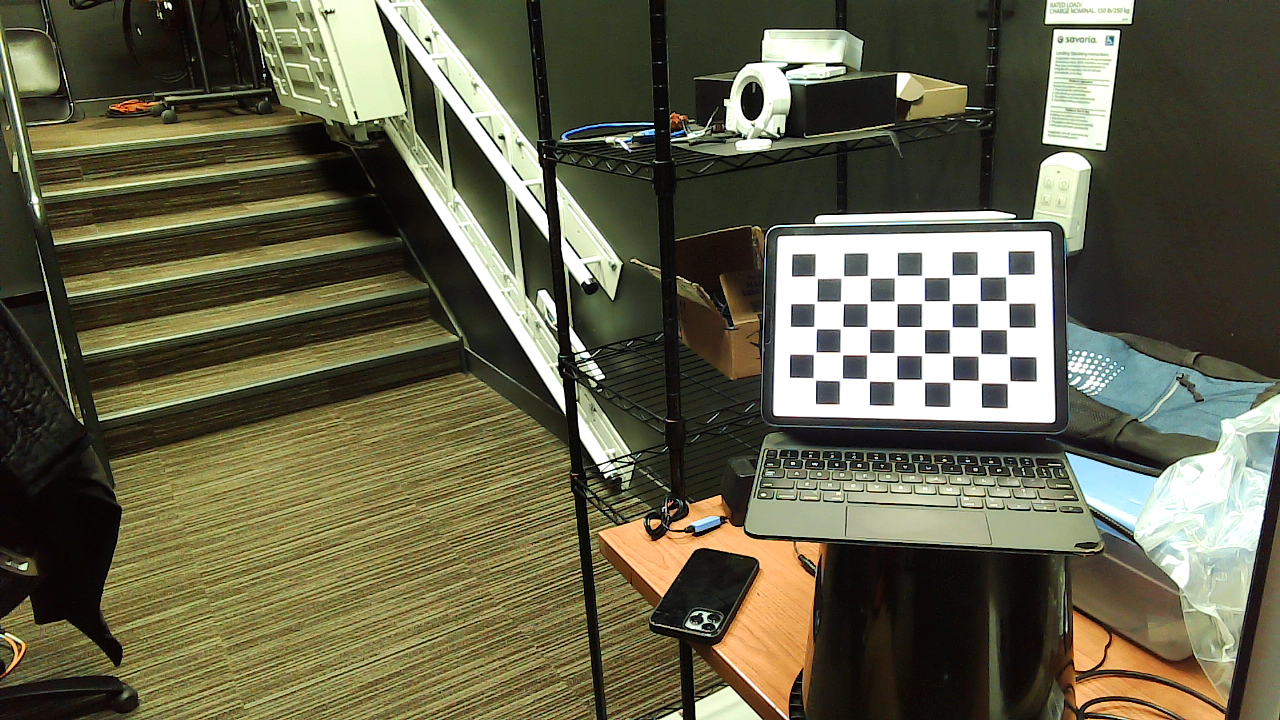
#> input picture belle_thesis/frames/camera0_0.png, 1280 x 720 px
$ python trackbar.py --input1 ../belle_thesis/frames/camera0_0.png --input2 ../belle_thesis/frames/camera1_0.png
#> lines starting #> are read from the running program, lines starting #| are printed output that depends on the picture
from __future__ import print_function
from __future__ import division
import cv2 as cv
import argparse
alpha_slider_max = 100
title_window = 'Linear Blend'
def on_trackbar(val):
    alpha = val / alpha_slider_max
    beta = ( 1.0 - alpha )
    dst = cv.addWeighted(src1, alpha, src2, beta, 0.0)
    cv.imshow(title_window, dst)

parser = argparse.ArgumentParser(description='Code for Adding a Trackbar to our applications tutorial.')
parser.add_argument('--input1', help='Path to the first input image.', default='LinuxLogo.jpg')
parser.add_argument('--input2', help='Path to the second input image.', default='WindowsLogo.jpg')
args = parser.parse_args()
src1 = cv.imread(cv.samples.findFile(args.input1))
#> src1 is the input picture: shape (720, 1280, 3); mean B, G, R 74, 97.4, 99.7
src2 = cv.imread(cv.samples.findFile(args.input2))
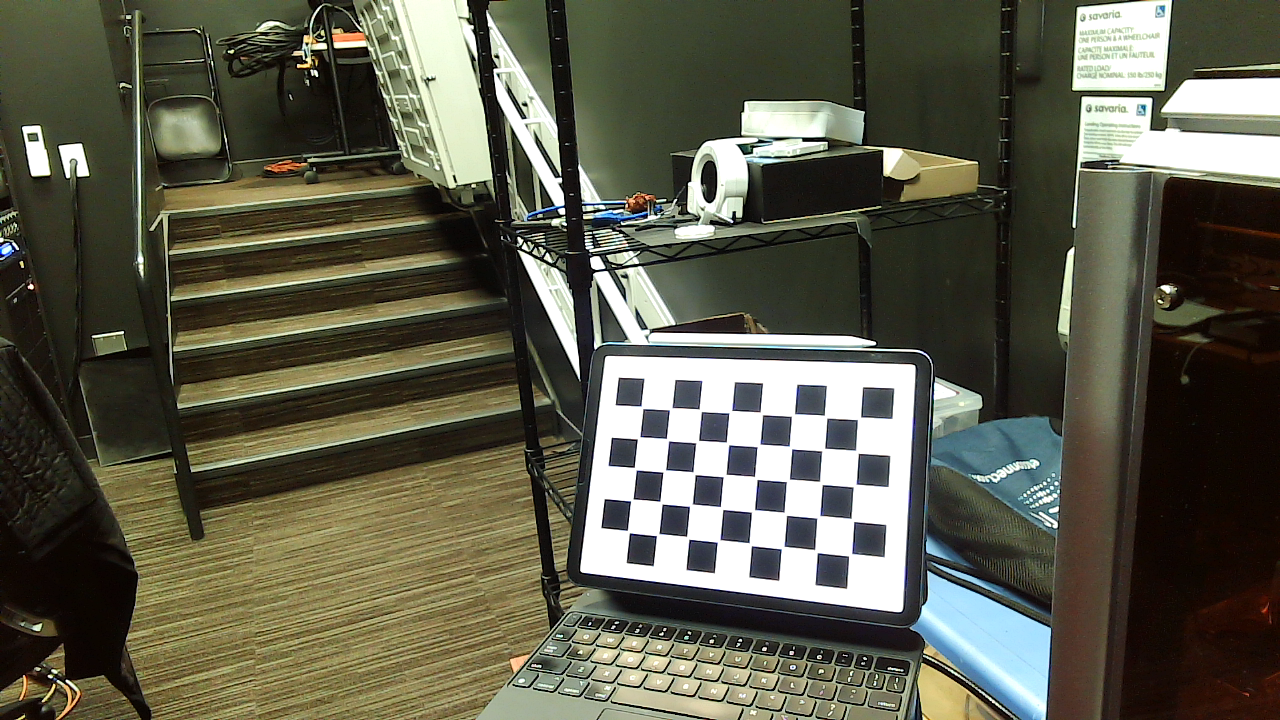
#> input picture belle_thesis/frames/camera1_0.png, 1280 x 720 px
#> src2 is the input picture: shape (720, 1280, 3); mean B, G, R 75.6, 92, 92.6
if src1 is None:
    print('Could not open or find the image: ', args.input1)
    exit(0)
if src2 is None:
    print('Could not open or find the image: ', args.input2)
    exit(0)
cv.namedWindow(title_window)
trackbar_name = 'Alpha x %d' % alpha_slider_max
cv.createTrackbar(trackbar_name, title_window , 0, alpha_slider_max, on_trackbar)
#> slider 'Alpha x 100' is set to 33
# Show some stuff
on_trackbar(0)
# Wait until user press some key
cv.waitKey()
#> call 2 of on_trackbar, with val = 33
#> in on_trackbar (call 2), `dst = cv.addWeighted(src1, alpha, src2, beta, 0.0)`:
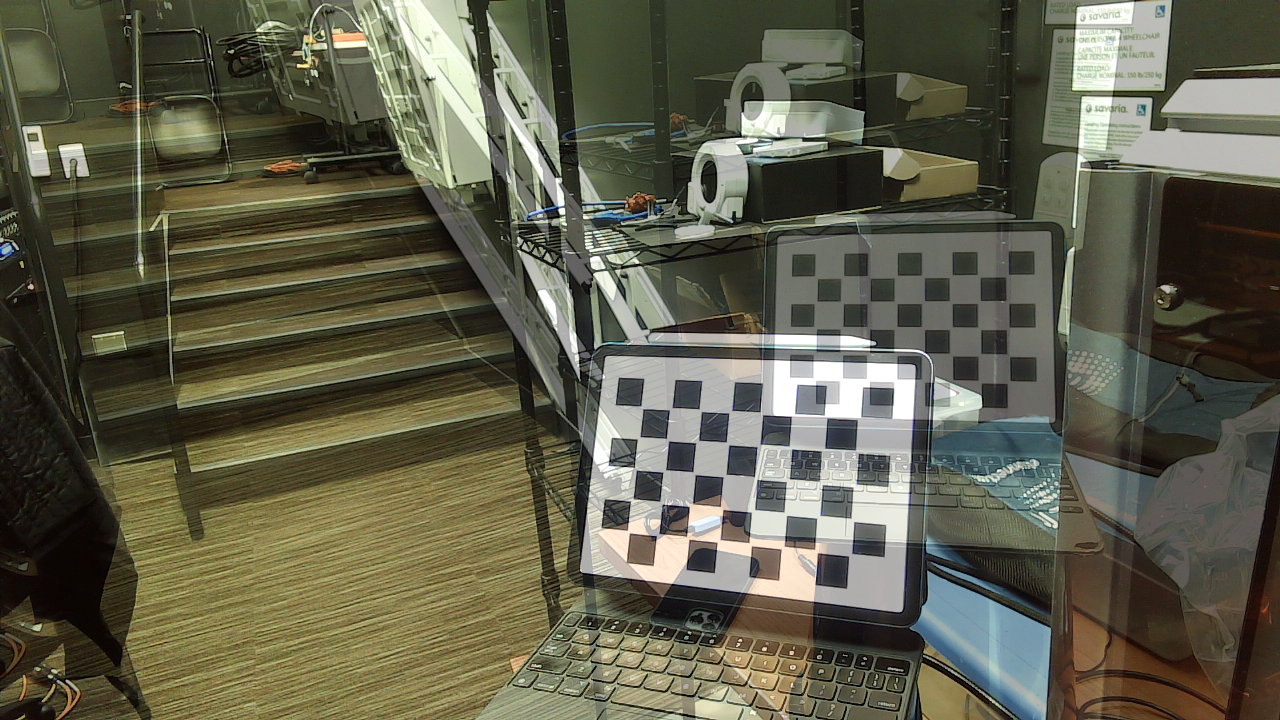
#> dst: shape (720, 1280, 3); mean B, G, R 75.1, 93.8, 94.9
